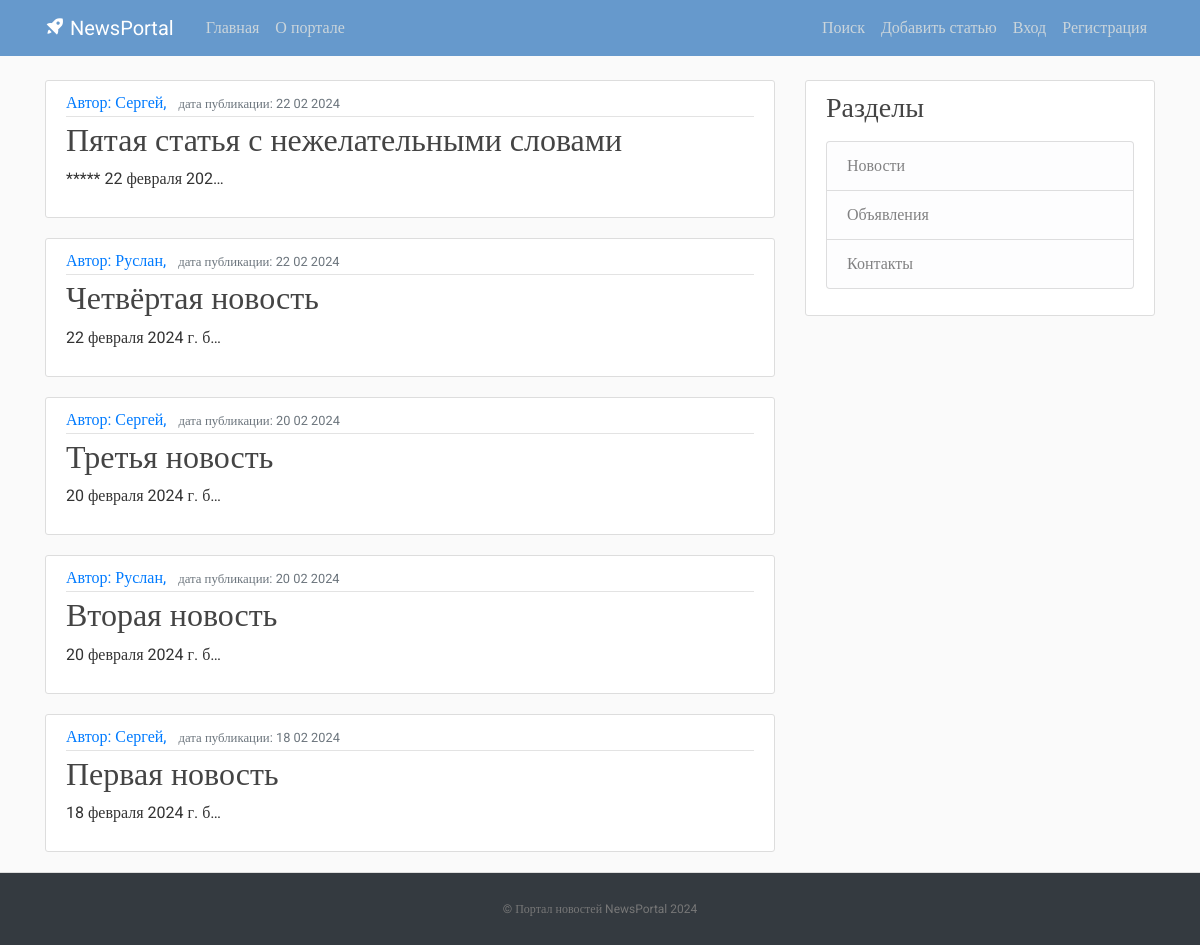
Page /news/ on the committed database.
### newslist/models.py (models this page shows, shortened)
class Post(models.Model):
    title = models.CharField(max_length=100)
    content = models.TextField()
    date_posted = models.DateTimeField(default=timezone.now)
    author = models.ForeignKey(User, on_delete=models.CASCADE)
    class Meta:
        ordering = ['-date_posted',]

### newslist/views.py (the view)
# urls.py: path('news/', views.home, name='newslist-home'),
def home(request):
    context = {
        'posts': Post.objects.all()
    }
    return render(request, 'newslist/home.html', context)

### newslist/templates/newslist/home.html
{% extends "newslist/default.html" %}
{% load censor %}
{% block content %}
    {% for post in posts %}
        <article class="media content-section">
          <div class="media-body">
            <div class="article-metadata">
              <a class="mr-2" href="#"> Автор: {{ post.author }}, </a>
              <small class="text-muted">дата публикации: {{ post.date_posted|date:"d m Y" }}</small>
            </div>
            <h2><a class="article-title" href="#">{{ post.title|censor_w }}</a></h2>
            <p class="article-content">{{ post.content|truncatechars:21|censor_w }}</p>
          </div>
        </article>
    {% endfor %}
{% endblock content %}

### newslist/templates/newslist/default.html (shortened to what this page needs)
<!DOCTYPE html>
{% load static %}
<html>
<head>
     <link rel="stylesheet" href="https://maxcdn.bootstrapcdn.com/bootstrap/4.0.0/css/bootstrap.min.css">
     <link rel="stylesheet" type="text/css" href="{% static 'newslist/main.css' %}">
     <link href='https://unpkg.com/boxicons@2.1.2/css/boxicons.min.css' rel='stylesheet'>
</head>
<body>
    <header class="site-header">
      <nav class="navbar navbar-expand-md navbar-dark bg-blue fixed-top">
        <div class="container">
          <a class="navbar-brand mr-4" href="{% url 'newslist-home' %}"><i class='bx bxs-rocket bx-tada-hover'></i> NewsPortal</a>
          <div class="collapse navbar-collapse" id="navbarToggle">
            <div class="navbar-nav mr-auto">
              <a class="nav-item nav-link " href="{% url 'newslist-home' %}">Главная</a>
              <a class="nav-item nav-link" href="{% url 'about-portal' %}">О портале</a>
            </div>
            <div class="navbar-nav">
                <a class="nav-item nav-link" href="#">Поиск</a>
                <a class="nav-item nav-link" href="#">Добавить статью</a>
                <a class="nav-item nav-link" href="#">Вход</a>
                <a class="nav-item nav-link" href="#">Регистрация</a>
            </div>
          </div>
        </div>
      </nav>
    </header>
    <main role="main" class="container">
      <div class="row">
        <div class="col-md-8">
          {% block content %}{% endblock %}
        </div>
        <div class="col-md-4">
          <div class="content-section">
            <h3>Разделы</h3>
            <p class='text-muted'>
              <ul class="list-group">
                <li class="list-group-item list-group-item-light">Новости</li>
                <li class="list-group-item list-group-item-light">Объявления</li>
                <li class="list-group-item list-group-item-light">Контакты</li>
              </ul>
            </p>
          </div>
        </div>
      </div>
    </main>
    <footer class="text-center bg-dark">
      <p><a href="{% url 'newslist-home' %}">© Портал новостей NewsPortal 2024</a></p>
    </footer>
</body>
</html>

### newslist/static/newslist/main.css (style rules this page uses)
body, html { width:100%; height:100% }
body { margin:0; padding:0; background: #fafafa; color: #333333; margin-top: 5rem; font-family:Roboto; }
h1, h2, h3, h4, h5, h6 { color: #444444; }
ul { margin: 0; }
.bg-blue { background-color: #6699cc; }
.site-header .navbar-nav .nav-link { color: #cbd5db; }
.content-section { background: #ffffff; padding: 10px 20px; border: 1px solid #dddddd; border-radius: 3px; margin-bottom: 20px; }
.article-title { color: #444444; }
.article-content { white-space: pre-line; }
.article-metadata { padding-bottom: 1px; margin-bottom: 4px; border-bottom: 1px solid #e3e3e3 }
footer { position: sticky!important; top: 100%; padding-top:25px; padding-bottom:25px; border-top:1px solid #ddd; }
footer p { margin:2px; text-align:center; padding:0 40px; color:#fff; font-size:12px; }
footer a { color:#777 }

### rows in the picture
Post: author "Сергей", date_posted "22 02 2024", title|censor_w "Пятая статья с нежелательными словами", content|censor_w "***** 22 февраля 202…"
Post: author "Руслан", date_posted "22 02 2024", title|censor_w "Четвёртая новость", content|censor_w "22 февраля 2024 г. б…"
Post: author "Сергей", date_posted "20 02 2024", title|censor_w "Третья новость", content|censor_w "20 февраля 2024 г. б…"
Post: author "Руслан", date_posted "20 02 2024", title|censor_w "Вторая новость", content|censor_w "20 февраля 2024 г. б…"
Post: author "Сергей", date_posted "18 02 2024", title|censor_w "Первая новость", content|censor_w "18 февраля 2024 г. б…"
